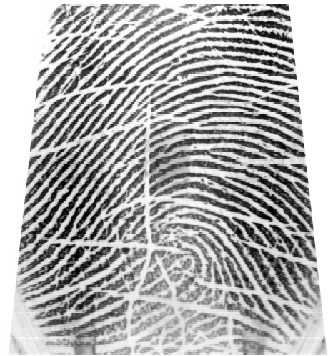
//> input picture Images/000_L0_0.bmp, 328 x 356 px
$ ./main   (built with g++ and OpenCV 4)
//> lines starting //> are read from the running program, lines starting //| are printed output that depends on the picture
#include <algorithm>
#include <string>
#include <vector>
#include <climits>
#include <cmath>
#include <cstdio>
#include <cstring>

#include "Bibliotecas/cvWiener2.h"
#include "Bibliotecas/equalization.h"
#include "Bibliotecas/minutiae.h"
#include "Bibliotecas/thinning.h"

#include <opencv2/opencv.hpp>
#include <opencv2/core/core.hpp>
#include <opencv2/highgui/highgui.hpp>
#include <opencv2/ml/ml.hpp>

int nearestMinutiaesSize;
double nearestMinutiaesThreshold;

// [35 lines left out: function convertChar, not called in this run]

string intToString(int x, bool zeros)
{
//> further down, img is the input picture: 356 rows x 328 cols, CV_8UC1; min 0, max 255, mean 172.9
    if(x == 0)
    {
        if(zeros) return "000";
        else return "0";
    }

    string str = "";
    while(x != 0)
    {
        str = convertChar(x%10) + str;
        x /= 10;
    }

    if(str.size() == 1 && zeros) return "00" + str;
    if(str.size() == 2 && zeros) return "0" + str;
    return str;
}

//Distancia entre dois pontos
// [37 lines left out: functions distancia, nearestMinutiaes, cvWiener2ADP, not called in this run]

int mediana(Mat img, int pos=127)
{
    uchar * res = imgHistogram(img);
    vector< pair<uchar, int> > vet;

    for(int i=0;i < 256;i++)
    {
        vet.push_back(make_pair(res[i],i));
    }
    sort(vet.begin(), vet.end());

    return vet[pos].second;
}

Mat preprocess(Mat &img)
{
    Mat aux;
    Mat res = Mat(img.rows, img.cols, CV_8UC1);

    blur(img, res, Size(3, 3), Point(-1,-1));
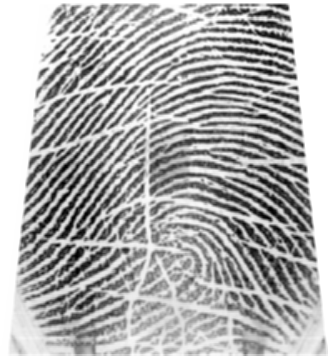
//> res: 356 rows x 328 cols, CV_8UC1; min 0, max 255, mean 172.9

    aux = res.clone();
    bilateralFilter(aux, res, 5, 5*2, 5/2);

    aux = res.clone();
    GaussianBlur(aux, res, cv::Size(0, 0), 3);
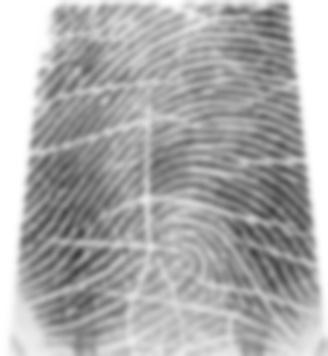
//> res: 356 rows x 328 cols, CV_8UC1; min 59, max 255, mean 172.9
    addWeighted(aux, 1.5, res, -0.5, 0, res);
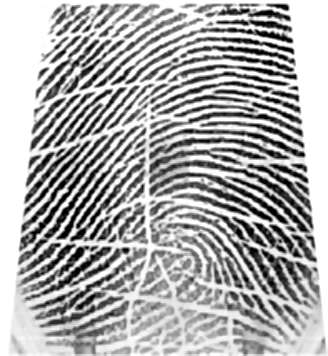
//> res: 356 rows x 328 cols, CV_8UC1; min 0, max 255, mean 172.1

    //Filtro de Wiener
    //cvWiener2ADP(res, res, 10, 10);

    //Binarizacao e afinamento
    threshold(res, res, mediana(res), 255, THRESH_BINARY_INV);

    //Esqueletizacao
    thinning(res);
/*
    namedWindow("thinning", CV_WINDOW_AUTOSIZE);
    imshow("thinning", res);
    waitKey(0);
*/
    return res;
}

int main(int argc, char *argv[])
{
    int a, b, c, d;
    a=b=c=d=0;
    nearestMinutiaesSize = 150;
    nearestMinutiaesThreshold = 0.25;

    int imgTraningSize = 4;

    for(int user = 0;user < 450;user++)
    {
        printf("%03d\n", user);
        vector< vector<double> > imgTraning;

        for(int i = 0;i < imgTraningSize+1;i++)
        {
            string str = "CASIA-FingerprintV5/"+intToString(user, true)+"/L/"+intToString(user, true)+"_L0_"+intToString(i, false)+".bmp";

            Mat img = imread(str, CV_LOAD_IMAGE_GRAYSCALE);
//> (the run ends here: the program needs code that is not available in this run, at `uchar * res = imgHistogram(img);`)
